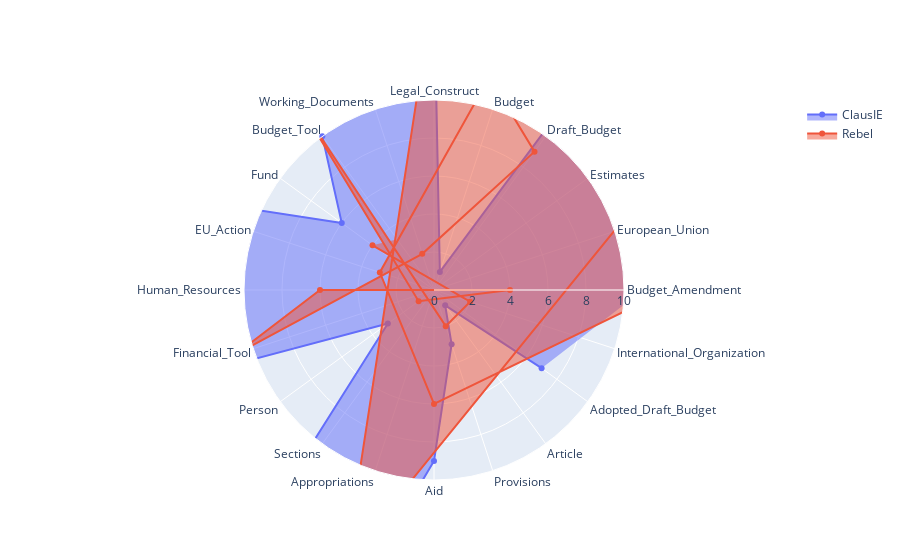

This figure's notebook cell:
### Code cell
# Radar Chart to compare captured total entities 

import plotly.graph_objects as go

categories_claus = total_freq_rule["Class"].tolist()

categories_rebel = total_freq_rebel["Class"].tolist()

r_claus = total_freq_rule["Total_Frequency"].tolist()

r_rebel = total_freq_rebel["Total_Frequency"].tolist()

fig = go.Figure()

fig.add_trace(go.Scatterpolar(
      r=r_claus,
      theta=categories_claus,
      fill='toself',
      name='ClausIE'
))
fig.add_trace(go.Scatterpolar(
      r=r_rebel,
      theta=categories_rebel,
      fill='toself',
      name='Rebel'
))

fig.update_layout(
  polar=dict(
    radialaxis=dict(
      visible=True,
      range=[0, 10]
    )),
  showlegend=True
)

fig.show()

### Figure 1 — Plotly figure (JSON) as saved in the notebook; plotly's stock layout.template omitted (floating-point values rounded to 4 significant figures)
{"data": [{"fill": "toself", "name": "ClausIE", "r": [11, 32, 27, 30, 1, 16, 15, 10, 6, 17, 16, 20, 3, 17, 21, 9, 3, 1, 7], "theta": ["Budget_Amendment", "European_Union", "Estimates", "Draft_Budget", "Budget", "Legal_Construct", "Working_Documents", "Budget_Tool", "Fund", "EU_Action", "Human_Resources", "Financial_Tool", "Person", "Sections", "Appropriations", "Aid", "Provisions", "Article", "Adopted_Draft_Budget"], "type": "scatterpolar"}, {"fill": "toself", "name": "Rebel", "r": [39, 6, 3, 15, 21, 15, 16, 9, 2, 11, 6, 4, 1, 12, 2, 2, 4], "theta": ["European_Union", "Aid", "EU_Action", "Budget", "Estimates", "Appropriations", "Legal_Construct", "Draft_Budget", "Working_Documents", "Financial_Tool", "Human_Resources", "Budget_Amendment", "Person", "Budget_Tool", "Provisions", "International_Organization", "Fund"], "type": "scatterpolar"}], "layout": {"polar": {"radialaxis": {"range": [0, 10], "visible": true}}, "showlegend": true}}
